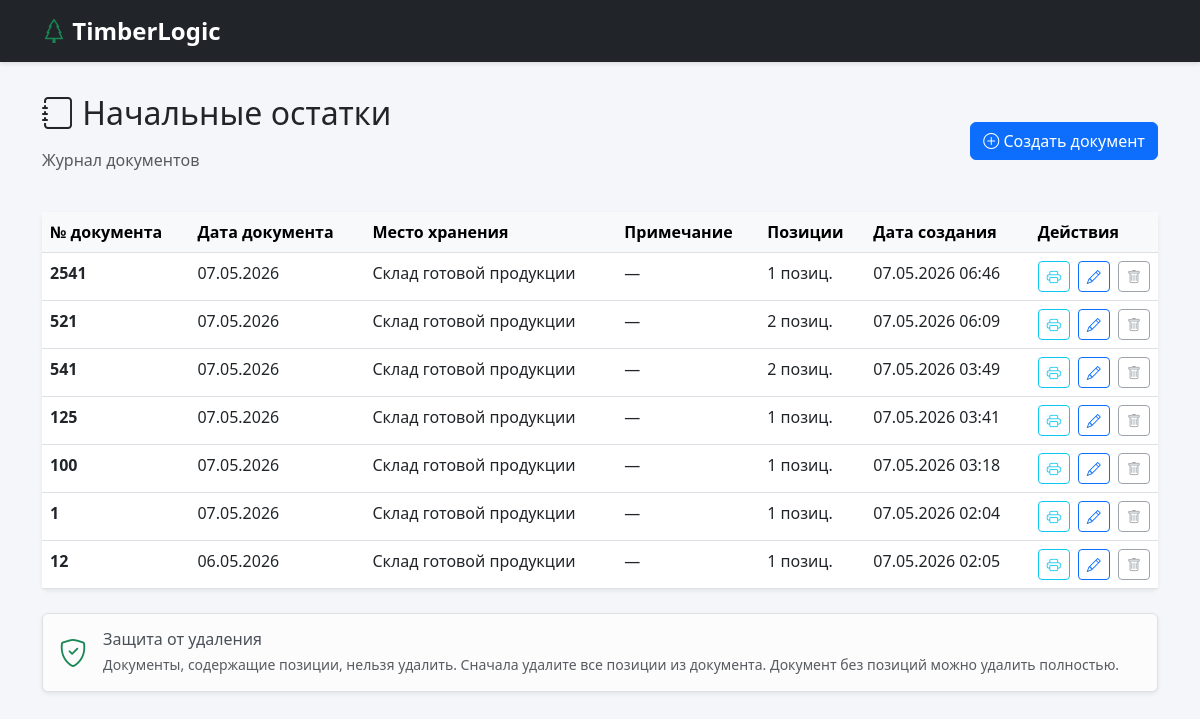
/documents/initial/, run on the app's committed database.
### lumber_track/models.py (models this page shows, shortened)
class Document(models.Model):
    DOCUMENT_TYPES = [
        (1, 'Начальные остатки'),
        (2, 'Приход (выпуск)'),
        (3, 'Расход (отгрузка)'),
    ]
    doc_type = models.PositiveSmallIntegerField(choices=DOCUMENT_TYPES, verbose_name="Тип документа")
    doc_number = models.CharField(max_length=50,  verbose_name="Номер документа")
    doc_date = models.DateField(verbose_name="Дата документа")
    note = models.TextField(blank=True, verbose_name="Примечание")
    created_at = models.DateTimeField(auto_now_add=True, verbose_name="Дата создания")
    location = models.ForeignKey(StorageLocation, on_delete=models.PROTECT, related_name='documents_from',
                                 verbose_name="Откуда")
    to_location = models.ForeignKey(StorageLocation, on_delete=models.PROTECT, null=True, blank=True,
                                    related_name='documents_to', verbose_name="Куда")
    class Meta:
        ordering = ['-doc_date', '-created_at']
        verbose_name = "Документ"
        verbose_name_plural = "Документы"
        unique_together = ['doc_type', 'doc_number']

class StorageLocation(models.Model):
    name = models.CharField(max_length=100, unique=True, verbose_name="Название")
    responsible_person = models.CharField(
        max_length=100,
        blank=True,
        verbose_name="Ответственный (ФИО)"
    )
    created_at = models.DateTimeField(auto_now_add=True, verbose_name="Дата создания")
    class Meta:
        verbose_name = "Место хранения"
        verbose_name_plural = "Места хранения"
        ordering = ['name']

### lumber_track/views.py (the view)
# urls.py: path('documents/initial/', views.document_journal, {'doc_type': 1}, name='document_initial_journal'),
def document_journal(request, doc_type):
    doc_type_name = dict(Document.DOCUMENT_TYPES).get(doc_type, 'Документы')
    documents = Document.objects.filter(doc_type=doc_type).prefetch_related('items').order_by('-doc_date',
                                                                                              '-created_at')
    for doc in documents:
        doc.has_items = doc.items.exists()
    context = {
        'title': doc_type_name,
        'documents': documents,
        'doc_type': doc_type,
        'delete_url': 'lumber_track:document_delete',
    }
    return render(request, 'lumber_track/document_journal.html', context)

### lumber_track/templates/lumber_track/document_journal.html (shortened to what this page needs)
{% extends 'lumber_track/base.html' %}
{% block content %}
<div class="row mb-4">
    <div class="col-12 d-flex justify-content-between align-items-center">
        <div>
            <h1 class="h2 mb-3">
                <i class="bi bi-journal"></i> {{ title }}
            </h1>
            <p class="text-muted">Журнал документов</p>
        </div>
        <div>
            <a href="{% url 'lumber_track:document_create' doc_type %}" class="btn btn-primary">
                <i class="bi bi-plus-circle"></i> Создать документ
            </a>
        </div>
    </div>
</div>
<div class="row">
    <div class="col-12">
        <div class="card shadow-sm border-0">
            <div class="card-body p-0">
                <div class="table-responsive">
                    <table class="table table-hover mb-0">
                        <thead class="table-light">
    <tr>
        <th>№ документа</th>
        <th>Дата документа</th>
        <th>{% if doc_type == 3 %}Куда отправлено{% else %}Место хранения{% endif %}</th>
        <th>Примечание</th>
        <th>Позиции</th>
        <th>Дата создания</th>
        <th style="width: 100px;">Действия</th>
    </tr>
</thead>
<tbody>
    {% for doc in documents %}
    <tr>
        <td><strong>{{ doc.doc_number }}</strong></td>
        <td>{{ doc.doc_date|date:"d.m.Y" }}</td>
        <td>
            {% if doc_type == 3 %}
                {% if doc.to_location %}
                    {{ doc.to_location.name }}
                {% else %}
                    —
                {% endif %}
            {% else %}
                {% if doc.location %}{{ doc.location.name }}{% else %}—{% endif %}
            {% endif %}
        </td>
        <td>{{ doc.note|truncatechars:50|default:"—" }}</td>
        <td>{% if doc.has_items %}{{ doc.items.count }} позиц.{% else %}0 позиций{% endif %}</td>
        <td>{{ doc.created_at|date:"d.m.Y H:i" }}</td>
        <td class="text-nowrap">
    <a href="{% url 'lumber_track:document_print' doc.id %}"
       class="btn btn-sm btn-outline-info me-1"
       title="Печать документа"
       target="_blank">
        <i class="bi bi-printer"></i>
    </a>
    <a href="{% url 'lumber_track:document_edit' doc.id %}"
       class="btn btn-sm btn-outline-primary me-1"
       title="Редактировать">
        <i class="bi bi-pencil"></i>
    </a>
    {% if doc.has_items %}
        <span class="btn btn-sm btn-outline-secondary disabled" title="Нельзя удалить - есть позиции">
            <i class="bi bi-trash"></i>
        </span>
    {% endif %}
</td>
    </tr>
    {% endfor %}
</tbody>
                    </table>
                </div>
            </div>
        </div>
    </div>
</div>
<div class="row mt-4">
    <div class="col-12">
        <div class="alert alert-light border shadow-sm">
            <div class="d-flex align-items-center">
                <i class="bi bi-shield-check fs-3 me-3 text-success"></i>
                <div>
                    <h6 class="mb-1">Защита от удаления</h6>
                    <p class="mb-0 text-muted small">
                        Документы, содержащие позиции, нельзя удалить. Сначала удалите все позиции из документа.
                        Документ без позиций можно удалить полностью.
                    </p>
                </div>
            </div>
        </div>
    </div>
</div>
{% endblock %}

### lumber_track/templates/lumber_track/base.html (style rules this page uses)
body { background-color: #f4f6f9; font-family: 'Segoe UI', Tahoma, Geneva, Verdana, sans-serif; }

### data on the page
Document: doc_number "2541", doc_date "07.05.2026", location.name "Склад готовой продукции", note "—", items.count "1", created_at "07.05.2026 06:46"
Document: doc_number "521", doc_date "07.05.2026", location.name "Склад готовой продукции", note "—", items.count "2", created_at "07.05.2026 06:09"
Document: doc_number "541", doc_date "07.05.2026", location.name "Склад готовой продукции", note "—", items.count "2", created_at "07.05.2026 03:49"
Document: doc_number "125", doc_date "07.05.2026", location.name "Склад готовой продукции", note "—", items.count "1", created_at "07.05.2026 03:41"
Document: doc_number "100", doc_date "07.05.2026", location.name "Склад готовой продукции", note "—", items.count "1", created_at "07.05.2026 03:18"
Document: doc_number "1", doc_date "07.05.2026", location.name "Склад готовой продукции", note "—", items.count "1", created_at "07.05.2026 02:04"
Document: doc_number "12", doc_date "06.05.2026", location.name "Склад готовой продукции", note "—", items.count "1", created_at "07.05.2026 02:05"

### other printed values
{{ title }} "Начальные остатки"
